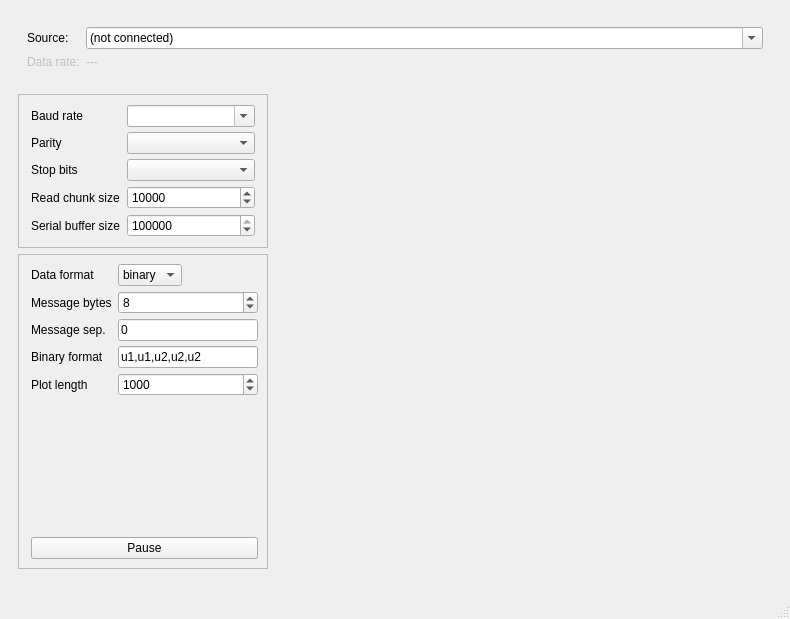
<?xml version="1.0" encoding="UTF-8"?>
<ui version="4.0">
 <class>MainWindow</class>
 <widget class="QMainWindow" name="MainWindow">
  <property name="geometry">
   <rect>
    <x>0</x>
    <y>0</y>
    <width>790</width>
    <height>619</height>
   </rect>
  </property>
  <property name="windowTitle">
   <string>splot</string>
  </property>
  <widget class="QWidget" name="centralwidget">
   <layout class="QHBoxLayout" name="horizontalLayout">
    <item>
     <widget class="QFrame" name="verticalFrame_2">
      <layout class="QVBoxLayout" name="verticalLayout_3">
       <item>
        <widget class="QFrame" name="formFrame_3">
         <property name="sizePolicy">
          <sizepolicy hsizetype="Preferred" vsizetype="Fixed">
           <horstretch>0</horstretch>
           <verstretch>0</verstretch>
          </sizepolicy>
         </property>
         <property name="frameShape">
          <enum>QFrame::NoFrame</enum>
         </property>
         <property name="frameShadow">
          <enum>QFrame::Plain</enum>
         </property>
         <layout class="QFormLayout" name="sourceFrame">
          <item row="0" column="0">
           <widget class="QLabel" name="label_5">
            <property name="sizePolicy">
             <sizepolicy hsizetype="Minimum" vsizetype="Preferred">
              <horstretch>0</horstretch>
              <verstretch>0</verstretch>
             </sizepolicy>
            </property>
            <property name="text">
             <string>Source:</string>
            </property>
           </widget>
          </item>
          <item row="0" column="1">
           <widget class="QComboBox" name="serialPortComboBox">
            <property name="sizePolicy">
             <sizepolicy hsizetype="Expanding" vsizetype="Fixed">
              <horstretch>0</horstretch>
              <verstretch>0</verstretch>
             </sizepolicy>
            </property>
            <property name="editable">
             <bool>true</bool>
            </property>
            <property name="sizeAdjustPolicy">
             <enum>QComboBox::AdjustToContents</enum>
            </property>
            <property name="frame">
             <bool>true</bool>
            </property>
            <item>
             <property name="text">
              <string>(not connected)</string>
             </property>
            </item>
           </widget>
          </item>
          <item row="1" column="0">
           <widget class="QLabel" name="dataRateBpsLabel">
            <property name="enabled">
             <bool>false</bool>
            </property>
            <property name="text">
             <string>Data rate:</string>
            </property>
           </widget>
          </item>
          <item row="1" column="1">
           <widget class="QLabel" name="dataRateBpsValueLabel">
            <property name="enabled">
             <bool>false</bool>
            </property>
            <property name="text">
             <string>---</string>
            </property>
           </widget>
          </item>
         </layout>
        </widget>
       </item>
       <item>
        <layout class="QHBoxLayout" name="horizontalLayout_6">
         <item>
          <widget class="QFrame" name="leftFrame">
           <property name="sizePolicy">
            <sizepolicy hsizetype="Fixed" vsizetype="Preferred">
             <horstretch>0</horstretch>
             <verstretch>0</verstretch>
            </sizepolicy>
           </property>
           <property name="minimumSize">
            <size>
             <width>250</width>
             <height>0</height>
            </size>
           </property>
           <property name="maximumSize">
            <size>
             <width>250</width>
             <height>16777215</height>
            </size>
           </property>
           <layout class="QVBoxLayout" name="verticalLayout_2">
            <property name="leftMargin">
             <number>0</number>
            </property>
            <property name="topMargin">
             <number>10</number>
            </property>
            <property name="rightMargin">
             <number>0</number>
            </property>
            <property name="bottomMargin">
             <number>10</number>
            </property>
            <item>
             <widget class="QFrame" name="serialParametersFrame">
              <property name="sizePolicy">
               <sizepolicy hsizetype="Expanding" vsizetype="Preferred">
                <horstretch>0</horstretch>
                <verstretch>0</verstretch>
               </sizepolicy>
              </property>
              <property name="frameShape">
               <enum>QFrame::StyledPanel</enum>
              </property>
              <property name="frameShadow">
               <enum>QFrame::Raised</enum>
              </property>
              <layout class="QFormLayout" name="serialParametersFormLayout">
               <property name="verticalSpacing">
                <number>5</number>
               </property>
               <property name="leftMargin">
                <number>12</number>
               </property>
               <property name="topMargin">
                <number>10</number>
               </property>
               <property name="rightMargin">
                <number>12</number>
               </property>
               <property name="bottomMargin">
                <number>10</number>
               </property>
               <item row="0" column="0">
                <widget class="QLabel" name="serialBaudRateLabel">
                 <property name="text">
                  <string>Baud rate</string>
                 </property>
                </widget>
               </item>
               <item row="0" column="1">
                <widget class="QComboBox" name="serialBaudRateComboBox">
                 <property name="editable">
                  <bool>true</bool>
                 </property>
                </widget>
               </item>
               <item row="1" column="0">
                <widget class="QLabel" name="serialParityLabel">
                 <property name="text">
                  <string>Parity</string>
                 </property>
                </widget>
               </item>
               <item row="1" column="1">
                <widget class="QComboBox" name="serialParityComboBox"/>
               </item>
               <item row="2" column="0">
                <widget class="QLabel" name="serialStopBitsLabel">
                 <property name="text">
                  <string>Stop bits</string>
                 </property>
                </widget>
               </item>
               <item row="2" column="1">
                <widget class="QComboBox" name="serialStopBitsComboBox"/>
               </item>
               <item row="3" column="0">
                <widget class="QLabel" name="serialReadChunkSizeLabel">
                 <property name="text">
                  <string>Read chunk size</string>
                 </property>
                </widget>
               </item>
               <item row="3" column="1">
                <widget class="QSpinBox" name="serialBufferSizeSpinBox">
                 <property name="sizePolicy">
                  <sizepolicy hsizetype="Expanding" vsizetype="Fixed">
                   <horstretch>0</horstretch>
                   <verstretch>0</verstretch>
                  </sizepolicy>
                 </property>
                 <property name="minimum">
                  <number>10</number>
                 </property>
                 <property name="maximum">
                  <number>100000</number>
                 </property>
                 <property name="value">
                  <number>10000</number>
                 </property>
                </widget>
               </item>
               <item row="4" column="0">
                <widget class="QLabel" name="serialBufferSizeLabel">
                 <property name="text">
                  <string>Serial buffer size</string>
                 </property>
                </widget>
               </item>
               <item row="4" column="1">
                <widget class="QSpinBox" name="serialReadChunkSizeSpinBox">
                 <property name="sizePolicy">
                  <sizepolicy hsizetype="Expanding" vsizetype="Fixed">
                   <horstretch>0</horstretch>
                   <verstretch>0</verstretch>
                  </sizepolicy>
                 </property>
                 <property name="minimum">
                  <number>1</number>
                 </property>
                 <property name="maximum">
                  <number>99999999</number>
                 </property>
                 <property name="value">
                  <number>100000</number>
                 </property>
                </widget>
               </item>
              </layout>
             </widget>
            </item>
            <item>
             <widget class="QFrame" name="streamProcessorParametersFrame">
              <property name="enabled">
               <bool>true</bool>
              </property>
              <property name="frameShape">
               <enum>QFrame::StyledPanel</enum>
              </property>
              <property name="frameShadow">
               <enum>QFrame::Raised</enum>
              </property>
              <layout class="QVBoxLayout" name="verticalLayout_6">
               <property name="leftMargin">
                <number>12</number>
               </property>
               <item>
                <layout class="QFormLayout" name="formLayout">
                 <property name="fieldGrowthPolicy">
                  <enum>QFormLayout::ExpandingFieldsGrow</enum>
                 </property>
                 <property name="formAlignment">
                  <set>Qt::AlignRight|Qt::AlignTop|Qt::AlignTrailing</set>
                 </property>
                 <property name="verticalSpacing">
                  <number>5</number>
                 </property>
                 <item row="0" column="0">
                  <widget class="QLabel" name="label_13">
                   <property name="text">
                    <string>Data format</string>
                   </property>
                  </widget>
                 </item>
                 <item row="0" column="1">
                  <widget class="QComboBox" name="dataFormatComboBox">
                   <item>
                    <property name="text">
                     <string>binary</string>
                    </property>
                   </item>
                   <item>
                    <property name="text">
                     <string>ascii</string>
                    </property>
                   </item>
                  </widget>
                 </item>
                 <item row="1" column="0">
                  <widget class="QLabel" name="messageLengthBytesLabel">
                   <property name="text">
                    <string>Message bytes</string>
                   </property>
                  </widget>
                 </item>
                 <item row="1" column="1">
                  <widget class="QSpinBox" name="messageLengthBytesSpinBox">
                   <property name="sizePolicy">
                    <sizepolicy hsizetype="Expanding" vsizetype="Fixed">
                     <horstretch>0</horstretch>
                     <verstretch>0</verstretch>
                    </sizepolicy>
                   </property>
                   <property name="minimumSize">
                    <size>
                     <width>0</width>
                     <height>0</height>
                    </size>
                   </property>
                   <property name="maximum">
                    <number>999999999</number>
                   </property>
                   <property name="value">
                    <number>8</number>
                   </property>
                  </widget>
                 </item>
                 <item row="2" column="0">
                  <widget class="QLabel" name="messageDelimiterLabel">
                   <property name="text">
                    <string>Message sep.</string>
                   </property>
                  </widget>
                 </item>
                 <item row="3" column="0">
                  <widget class="QLabel" name="binaryDtypeStringLabel">
                   <property name="text">
                    <string>Binary format</string>
                   </property>
                  </widget>
                 </item>
                 <item row="3" column="1">
                  <widget class="QLineEdit" name="binaryDtypeStringLineEdit">
                   <property name="sizePolicy">
                    <sizepolicy hsizetype="Expanding" vsizetype="Fixed">
                     <horstretch>0</horstretch>
                     <verstretch>0</verstretch>
                    </sizepolicy>
                   </property>
                   <property name="text">
                    <string>u1,u1,u2,u2,u2</string>
                   </property>
                  </widget>
                 </item>
                 <item row="4" column="0">
                  <widget class="QLabel" name="plotLengthLabel">
                   <property name="text">
                    <string>Plot length</string>
                   </property>
                  </widget>
                 </item>
                 <item row="4" column="1">
                  <widget class="QSpinBox" name="plotLengthSpinBox">
                   <property name="sizePolicy">
                    <sizepolicy hsizetype="Expanding" vsizetype="Fixed">
                     <horstretch>0</horstretch>
                     <verstretch>0</verstretch>
                    </sizepolicy>
                   </property>
                   <property name="minimum">
                    <number>10</number>
                   </property>
                   <property name="maximum">
                    <number>100000</number>
                   </property>
                   <property name="value">
                    <number>1000</number>
                   </property>
                  </widget>
                 </item>
                 <item row="2" column="1">
                  <widget class="QLineEdit" name="messageDelimiterLineEdit">
                   <property name="text">
                    <string>0</string>
                   </property>
                  </widget>
                 </item>
                </layout>
               </item>
               <item>
                <spacer name="verticalSpacer_3">
                 <property name="orientation">
                  <enum>Qt::Vertical</enum>
                 </property>
                 <property name="sizeHint" stdset="0">
                  <size>
                   <width>20</width>
                   <height>40</height>
                  </size>
                 </property>
                </spacer>
               </item>
               <item>
                <widget class="QPushButton" name="pausePushButton">
                 <property name="text">
                  <string>Pause</string>
                 </property>
                 <property name="checkable">
                  <bool>true</bool>
                 </property>
                </widget>
               </item>
              </layout>
             </widget>
            </item>
           </layout>
          </widget>
         </item>
         <item>
          <widget class="QFrame" name="verticalFrame">
           <layout class="QVBoxLayout" name="plotVBoxLayout"/>
          </widget>
         </item>
        </layout>
       </item>
      </layout>
     </widget>
    </item>
   </layout>
  </widget>
  <widget class="QMenuBar" name="menubar">
   <property name="geometry">
    <rect>
     <x>0</x>
     <y>0</y>
     <width>790</width>
     <height>37</height>
    </rect>
   </property>
  </widget>
  <widget class="QStatusBar" name="statusbar"/>
 </widget>
 <resources/>
 <connections/>
</ui>
